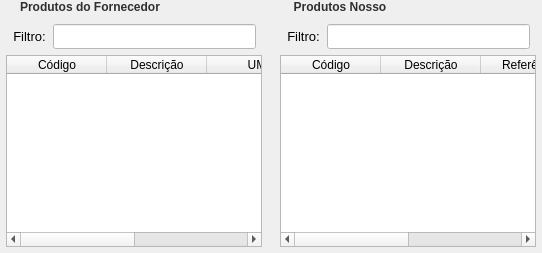
     <widget class="QWidget" name="widget_2" native="true">
      <property name="styleSheet">
       <string notr="true"/>
      </property>
      <layout class="QHBoxLayout" name="horizontalLayout_3">
       <property name="spacing">
        <number>6</number>
       </property>
       <property name="leftMargin">
        <number>0</number>
       </property>
       <property name="topMargin">
        <number>0</number>
       </property>
       <property name="rightMargin">
        <number>0</number>
       </property>
       <property name="bottomMargin">
        <number>0</number>
       </property>
       <item>
        <widget class="QGroupBox" name="groupBox">
         <property name="font">
          <font>
           <weight>75</weight>
           <bold>true</bold>
          </font>
         </property>
         <property name="styleSheet">
          <string notr="true">QGroupBox {
    border: none;
    margin-top: 18px;
    font-weight: 600;
    color: #2f2f2f;
}

QGroupBox::title {
    subcontrol-origin: margin;
    left: 12px;
    padding: 0 6px 0 6px;
}</string>
         </property>
         <property name="title">
          <string>Produtos do Fornecedor</string>
         </property>
         <layout class="QVBoxLayout" name="verticalLayout_2">
          <property name="leftMargin">
           <number>6</number>
          </property>
          <property name="topMargin">
           <number>6</number>
          </property>
          <property name="rightMargin">
           <number>6</number>
          </property>
          <property name="bottomMargin">
           <number>6</number>
          </property>
          <item>
           <widget class="QWidget" name="widget" native="true">
            <property name="minimumSize">
             <size>
              <width>0</width>
              <height>25</height>
             </size>
            </property>
            <property name="maximumSize">
             <size>
              <width>16777215</width>
              <height>25</height>
             </size>
            </property>
            <layout class="QHBoxLayout" name="horizontalLayout">
             <property name="leftMargin">
              <number>6</number>
             </property>
             <property name="topMargin">
              <number>0</number>
             </property>
             <property name="rightMargin">
              <number>6</number>
             </property>
             <property name="bottomMargin">
              <number>0</number>
             </property>
             <item>
              <widget class="QLabel" name="label_4">
               <property name="minimumSize">
                <size>
                 <width>35</width>
                 <height>0</height>
                </size>
               </property>
               <property name="maximumSize">
                <size>
                 <width>35</width>
                 <height>16777215</height>
                </size>
               </property>
               <property name="font">
                <font>
                 <family>Segoe UI</family>
                 <pointsize>10</pointsize>
                 <weight>50</weight>
                 <bold>false</bold>
                </font>
               </property>
               <property name="text">
                <string>Filtro:</string>
               </property>
               <property name="alignment">
                <set>Qt::AlignCenter</set>
               </property>
              </widget>
             </item>
             <item>
              <widget class="QLineEdit" name="line_Filtro_F1">
               <property name="sizePolicy">
                <sizepolicy hsizetype="Preferred" vsizetype="Preferred">
                 <horstretch>0</horstretch>
                 <verstretch>0</verstretch>
                </sizepolicy>
               </property>
               <property name="font">
                <font>
                 <family>Segoe UI</family>
                 <pointsize>10</pointsize>
                </font>
               </property>
               <property name="styleSheet">
                <string notr="true">background-color: rgb(255, 255, 255);</string>
               </property>
              </widget>
             </item>
            </layout>
           </widget>
          </item>
          <item>
           <widget class="QTableWidget" name="table_Prod_Forn">
            <property name="sizePolicy">
             <sizepolicy hsizetype="Preferred" vsizetype="Preferred">
              <horstretch>0</horstretch>
              <verstretch>0</verstretch>
             </sizepolicy>
            </property>
            <property name="font">
             <font>
              <pointsize>8</pointsize>
             </font>
            </property>
            <property name="styleSheet">
             <string notr="true"/>
            </property>
            <property name="editTriggers">
             <set>QAbstractItemView::NoEditTriggers</set>
            </property>
            <property name="alternatingRowColors">
             <bool>true</bool>
            </property>
            <property name="selectionMode">
             <enum>QAbstractItemView::SingleSelection</enum>
            </property>
            <property name="selectionBehavior">
             <enum>QAbstractItemView::SelectRows</enum>
            </property>
            <property name="showGrid">
             <bool>false</bool>
            </property>
            <column>
             <property name="text">
              <string>Código</string>
             </property>
             <property name="font">
              <font>
               <pointsize>9</pointsize>
              </font>
             </property>
            </column>
            <column>
             <property name="text">
              <string>Descrição</string>
             </property>
             <property name="font">
              <font>
               <pointsize>9</pointsize>
              </font>
             </property>
            </column>
            <column>
             <property name="text">
              <string>UM</string>
             </property>
             <property name="font">
              <font>
               <pointsize>9</pointsize>
              </font>
             </property>
            </column>
            <column>
             <property name="text">
              <string>Nosso</string>
             </property>
            </column>
           </widget>
          </item>
         </layout>
        </widget>
       </item>
       <item>
        <widget class="QGroupBox" name="groupBox_2">
         <property name="font">
          <font>
           <weight>75</weight>
           <bold>true</bold>
          </font>
         </property>
         <property name="styleSheet">
          <string notr="true">QGroupBox {
    border: none;
    margin-top: 18px;
    font-weight: 600;
    color: #2f2f2f;
}

QGroupBox::title {
    subcontrol-origin: margin;
    left: 12px;
    padding: 0 6px 0 6px;
}</string>
         </property>
         <property name="title">
          <string>Produtos Nosso</string>
         </property>
         <layout class="QVBoxLayout" name="verticalLayout_3">
          <property name="leftMargin">
           <number>6</number>
          </property>
          <property name="topMargin">
           <number>6</number>
          </property>
          <property name="rightMargin">
           <number>6</number>
          </property>
          <property name="bottomMargin">
           <number>6</number>
          </property>
          <item>
           <widget class="QWidget" name="widget_4" native="true">
            <property name="minimumSize">
             <size>
              <width>0</width>
              <height>25</height>
             </size>
            </property>
            <property name="maximumSize">
             <size>
              <width>16777215</width>
              <height>25</height>
             </size>
            </property>
            <layout class="QHBoxLayout" name="horizontalLayout_6">
             <property name="leftMargin">
              <number>6</number>
             </property>
             <property name="topMargin">
              <number>0</number>
             </property>
             <property name="rightMargin">
              <number>6</number>
             </property>
             <property name="bottomMargin">
              <number>0</number>
             </property>
             <item>
              <widget class="QLabel" name="label_5">
               <property name="minimumSize">
                <size>
                 <width>35</width>
                 <height>0</height>
                </size>
               </property>
               <property name="maximumSize">
                <size>
                 <width>35</width>
                 <height>16777215</height>
                </size>
               </property>
               <property name="font">
                <font>
                 <family>Segoe UI</family>
                 <pointsize>10</pointsize>
                 <weight>50</weight>
                 <bold>false</bold>
                </font>
               </property>
               <property name="text">
                <string>Filtro:</string>
               </property>
               <property name="alignment">
                <set>Qt::AlignCenter</set>
               </property>
              </widget>
             </item>
             <item>
              <widget class="QLineEdit" name="line_Filtro_Siger1">
               <property name="sizePolicy">
                <sizepolicy hsizetype="Preferred" vsizetype="Preferred">
                 <horstretch>0</horstretch>
                 <verstretch>0</verstretch>
                </sizepolicy>
               </property>
               <property name="minimumSize">
                <size>
                 <width>0</width>
                 <height>0</height>
                </size>
               </property>
               <property name="maximumSize">
                <size>
                 <width>16777215</width>
                 <height>16777215</height>
                </size>
               </property>
               <property name="font">
                <font>
                 <family>Segoe UI</family>
                 <pointsize>10</pointsize>
                </font>
               </property>
               <property name="styleSheet">
                <string notr="true">background-color: rgb(255, 255, 255);</string>
               </property>
               <property name="alignment">
                <set>Qt::AlignLeading|Qt::AlignLeft|Qt::AlignVCenter</set>
               </property>
               <property name="placeholderText">
                <string/>
               </property>
              </widget>
             </item>
            </layout>
           </widget>
          </item>
          <item>
           <widget class="QTableWidget" name="table_Prod_Nosso">
            <property name="sizePolicy">
             <sizepolicy hsizetype="Preferred" vsizetype="Preferred">
              <horstretch>0</horstretch>
              <verstretch>0</verstretch>
             </sizepolicy>
            </property>
            <property name="font">
             <font>
              <pointsize>8</pointsize>
             </font>
            </property>
            <property name="styleSheet">
             <string notr="true"/>
            </property>
            <property name="editTriggers">
             <set>QAbstractItemView::NoEditTriggers</set>
            </property>
            <property name="alternatingRowColors">
             <bool>true</bool>
            </property>
            <property name="selectionMode">
             <enum>QAbstractItemView::SingleSelection</enum>
            </property>
            <property name="selectionBehavior">
             <enum>QAbstractItemView::SelectRows</enum>
            </property>
            <property name="showGrid">
             <bool>false</bool>
            </property>
            <column>
             <property name="text">
              <string>Código</string>
             </property>
             <property name="font">
              <font>
               <pointsize>9</pointsize>
              </font>
             </property>
            </column>
            <column>
             <property name="text">
              <string>Descrição</string>
             </property>
             <property name="font">
              <font>
               <pointsize>9</pointsize>
              </font>
             </property>
            </column>
            <column>
             <property name="text">
              <string>Referência</string>
             </property>
            </column>
            <column>
             <property name="text">
              <string>UM</string>
             </property>
             <property name="font">
              <font>
               <pointsize>9</pointsize>
              </font>
             </property>
            </column>
           </widget>
          </item>
         </layout>
        </widget>
       </item>
      </layout>
     </widget>
